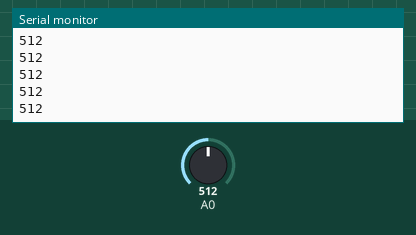
Simulated run of this sketch. Board: Arduino Uno, built with avr-gcc and run on an emulated ATmega328P. Parts: the last lines printed to the serial monitor. The inputs (shaded band) are chosen by the test bench; at power-on: A0 = 512.

Above: at 1.2 s.
1.3 s: A0 set to 710
At 2.4 s:
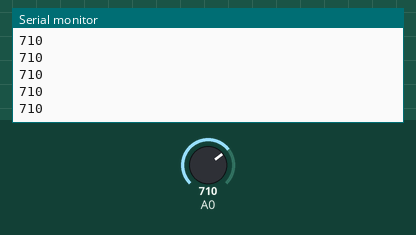
2.8 s: A0 set to 716
At 3.6 s:
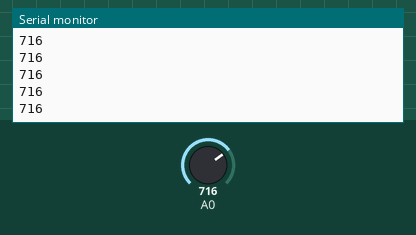
Timing chart, 0 to 5.8 s (numbered marks = the images above; inputs shaded):
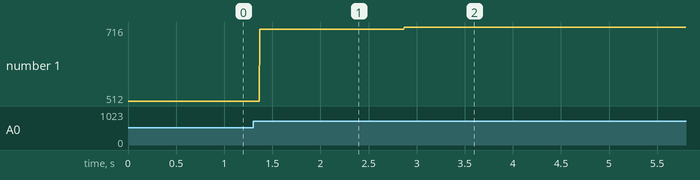

The sketch:

pirsensor_buzzer_freqvary.ino
```cpp
void setup() {
Serial.begin(9600);
pinMode(A0,INPUT);
pinMode(2,OUTPUT);
}

void loop() {

  int x=analogRead(A0);
  //int d=x*1024/5;
  Serial.println(x);
  if(x>700)
    {
     for(int i=0;i>180;i++)
    {
   int sinVal = (sin(i*(3.1412/180)));
      int toneVal = 2000+(int(sinVal*1000));
      tone (2, toneVal);
      delay(2);

    }
    }
else
  noTone(2);
}
```

Measured:
- after the input at 1.3 s, the serial monitor: prints a new line after 0.07 s (image 1)
- after the input at 2.8 s, the serial monitor: prints a new line after 0.07 s (image 2)
- plotted number 1: 512 → 710 after the input at 1.3 s, 710 → 716 after the input at 2.8 s
